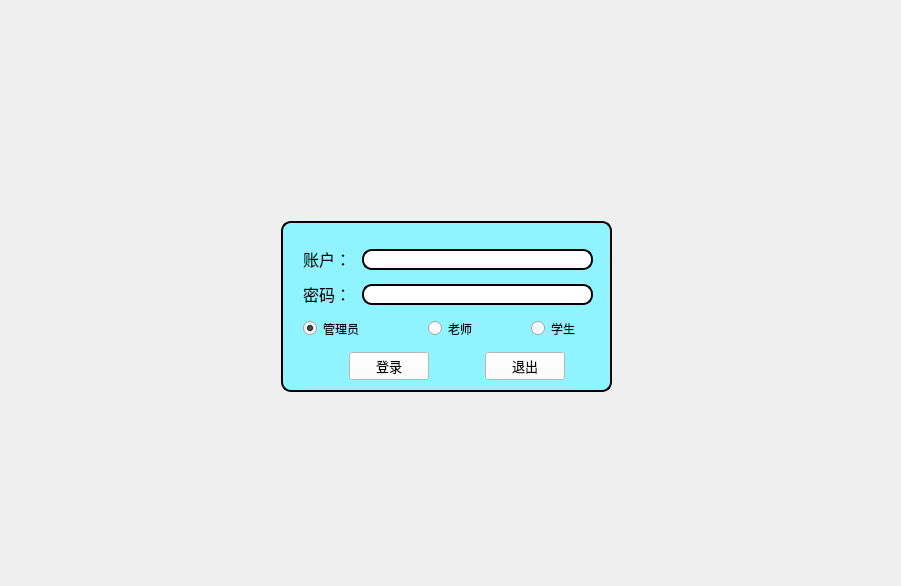
<?xml version="1.0" encoding="UTF-8"?>
<ui version="4.0">
 <class>NewLoginForm</class>
 <widget class="QWidget" name="NewLoginForm">
  <property name="geometry">
   <rect>
    <x>0</x>
    <y>0</y>
    <width>901</width>
    <height>586</height>
   </rect>
  </property>
  <property name="windowTitle">
   <string>Form</string>
  </property>
  <layout class="QGridLayout" name="gridLayout">
   <item row="0" column="0">
    <widget class="QWidget" name="widget" native="true">
     <property name="styleSheet">
      <string notr="true"/>
     </property>
     <widget class="QGroupBox" name="groupBox">
      <property name="geometry">
       <rect>
        <x>270</x>
        <y>210</y>
        <width>331</width>
        <height>171</height>
       </rect>
      </property>
      <property name="styleSheet">
       <string notr="true">QGroupBox {
    border: 2px solid black;
	border-radius:10px;border:2px solid #000000;
	background-color: rgb(143, 244, 255);
}</string>
      </property>
      <property name="title">
       <string/>
      </property>
      <widget class="QWidget" name="widget_3" native="true">
       <property name="geometry">
        <rect>
         <x>-10</x>
         <y>120</y>
         <width>371</width>
         <height>50</height>
        </rect>
       </property>
       <layout class="QHBoxLayout" name="horizontalLayout">
        <item>
         <spacer name="horizontalSpacer_2">
          <property name="orientation">
           <enum>Qt::Horizontal</enum>
          </property>
          <property name="sizeHint" stdset="0">
           <size>
            <width>40</width>
            <height>20</height>
           </size>
          </property>
         </spacer>
        </item>
        <item>
         <widget class="QPushButton" name="pbtYes">
          <property name="font">
           <font>
            <family>Arial Black</family>
            <pointsize>10</pointsize>
            <weight>10</weight>
            <italic>false</italic>
            <bold>false</bold>
           </font>
          </property>
          <property name="styleSheet">
           <string notr="true">font: 87 10pt &quot;Arial Black&quot;;
background-color: rgb(255, 255, 255);</string>
          </property>
          <property name="text">
           <string>登录</string>
          </property>
         </widget>
        </item>
        <item>
         <spacer name="horizontalSpacer">
          <property name="orientation">
           <enum>Qt::Horizontal</enum>
          </property>
          <property name="sizeType">
           <enum>QSizePolicy::Fixed</enum>
          </property>
          <property name="sizeHint" stdset="0">
           <size>
            <width>50</width>
            <height>20</height>
           </size>
          </property>
         </spacer>
        </item>
        <item>
         <widget class="QPushButton" name="pbtNo">
          <property name="font">
           <font>
            <family>Arial Black</family>
            <pointsize>10</pointsize>
            <weight>10</weight>
            <italic>false</italic>
            <bold>false</bold>
           </font>
          </property>
          <property name="styleSheet">
           <string notr="true">font: 87 10pt &quot;Arial Black&quot;;
background-color: rgb(255, 255, 255);</string>
          </property>
          <property name="text">
           <string>退出</string>
          </property>
         </widget>
        </item>
        <item>
         <spacer name="horizontalSpacer_9">
          <property name="orientation">
           <enum>Qt::Horizontal</enum>
          </property>
          <property name="sizeHint" stdset="0">
           <size>
            <width>40</width>
            <height>20</height>
           </size>
          </property>
         </spacer>
        </item>
       </layout>
      </widget>
      <widget class="QWidget" name="widget_4" native="true">
       <property name="geometry">
        <rect>
         <x>-30</x>
         <y>10</y>
         <width>391</width>
         <height>111</height>
        </rect>
       </property>
       <property name="styleSheet">
        <string notr="true"/>
       </property>
       <widget class="QLineEdit" name="editName">
        <property name="geometry">
         <rect>
          <x>111</x>
          <y>18</y>
          <width>231</width>
          <height>21</height>
         </rect>
        </property>
        <property name="sizePolicy">
         <sizepolicy hsizetype="Expanding" vsizetype="Fixed">
          <horstretch>0</horstretch>
          <verstretch>0</verstretch>
         </sizepolicy>
        </property>
        <property name="sizeIncrement">
         <size>
          <width>120</width>
          <height>0</height>
         </size>
        </property>
        <property name="font">
         <font>
          <family>楷体</family>
         </font>
        </property>
        <property name="styleSheet">
         <string notr="true">QLineEdit{background-color: rgb(255, 255, 255);	border-radius:10px;border:2px solid #000000;}
</string>
        </property>
       </widget>
       <widget class="QLabel" name="label_4">
        <property name="geometry">
         <rect>
          <x>52</x>
          <y>18</y>
          <width>61</width>
          <height>20</height>
         </rect>
        </property>
        <property name="sizePolicy">
         <sizepolicy hsizetype="Preferred" vsizetype="Preferred">
          <horstretch>0</horstretch>
          <verstretch>0</verstretch>
         </sizepolicy>
        </property>
        <property name="sizeIncrement">
         <size>
          <width>150</width>
          <height>0</height>
         </size>
        </property>
        <property name="font">
         <font>
          <family>楷体</family>
          <pointsize>12</pointsize>
         </font>
        </property>
        <property name="styleSheet">
         <string notr="true"/>
        </property>
        <property name="text">
         <string>账户： </string>
        </property>
       </widget>
       <widget class="QRadioButton" name="rbtStduent">
        <property name="geometry">
         <rect>
          <x>280</x>
          <y>88</y>
          <width>57</width>
          <height>19</height>
         </rect>
        </property>
        <property name="styleSheet">
         <string notr="true">font: 700 10pt &quot;Microsoft YaHei UI&quot;;</string>
        </property>
        <property name="text">
         <string>学生</string>
        </property>
       </widget>
       <widget class="QRadioButton" name="rbtAdmin">
        <property name="geometry">
         <rect>
          <x>52</x>
          <y>88</y>
          <width>112</width>
          <height>19</height>
         </rect>
        </property>
        <property name="styleSheet">
         <string notr="true">font: 700 10pt &quot;Microsoft YaHei UI&quot;;</string>
        </property>
        <property name="text">
         <string>管理员     </string>
        </property>
        <property name="checked">
         <bool>true</bool>
        </property>
       </widget>
       <widget class="QRadioButton" name="rbtTeacher">
        <property name="geometry">
         <rect>
          <x>177</x>
          <y>88</y>
          <width>89</width>
          <height>19</height>
         </rect>
        </property>
        <property name="styleSheet">
         <string notr="true">font: 700 10pt &quot;Microsoft YaHei UI&quot;;</string>
        </property>
        <property name="text">
         <string>老师    </string>
        </property>
       </widget>
       <widget class="QLabel" name="label_6">
        <property name="geometry">
         <rect>
          <x>52</x>
          <y>53</y>
          <width>60</width>
          <height>20</height>
         </rect>
        </property>
        <property name="sizePolicy">
         <sizepolicy hsizetype="Preferred" vsizetype="Preferred">
          <horstretch>0</horstretch>
          <verstretch>0</verstretch>
         </sizepolicy>
        </property>
        <property name="font">
         <font>
          <family>楷体</family>
          <pointsize>12</pointsize>
         </font>
        </property>
        <property name="styleSheet">
         <string notr="true"/>
        </property>
        <property name="text">
         <string>密码：</string>
        </property>
       </widget>
       <widget class="QLineEdit" name="editPassword">
        <property name="geometry">
         <rect>
          <x>111</x>
          <y>53</y>
          <width>231</width>
          <height>21</height>
         </rect>
        </property>
        <property name="font">
         <font>
          <family>楷体</family>
         </font>
        </property>
        <property name="styleSheet">
         <string notr="true">QLineEdit{background-color: rgb(255, 255, 255);	border-radius:10px;border:2px solid #000000;}</string>
        </property>
        <property name="echoMode">
         <enum>QLineEdit::Password</enum>
        </property>
       </widget>
      </widget>
     </widget>
    </widget>
   </item>
  </layout>
 </widget>
 <resources/>
 <connections/>
</ui>
